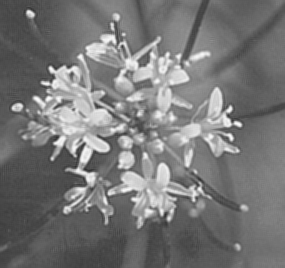
%> input picture 4 FastFourierTransform Pseudocolor and Color Segmentation/flower.pgm, 285 x 268 px
$ octave pseudocolor.m   (GNU Octave 9; MATLAB toolbox functions it lacks are replaced by stand-ins)
%> lines starting %> are read from the running program, lines starting %| are printed output that depends on the picture
clear
clc

myimage=double(imread('flower.pgm'));
%> myimage: size 268x285 double; min 45, max 253, mean 118.7; mean of the top-left, top-right, bottom-left and bottom-right quarters 126.8, 124.9, 103.1, 120
imshow(myimage)

[row,col]=size(myimage);
%> row = 268; col = 285
RGB=zeros(row,col,3);%create RGB image
R=RGB(:,:,1);%set R channel
G=RGB(:,:,2);%set G channel
B=RGB(:,:,3);%set B channel
%[red, blue, green, yellow, orange, purple, brown, black]
for i=1:row
    for j=1:col
        if 0<=myimage(i,j) && myimage(i,j)<round(255/8)*1
            %black
        elseif round(255/8)*1<=myimage(i,j) && myimage(i,j)<round(255/8)*2
            R(i,j)=0.6471; G(i,j)=0.1647; B(i,j)=0.1647;%brown
        elseif round(255/8)*2<=myimage(i,j) && myimage(i,j)<round(255/8)*3
            R(i,j)=1; B(i,j)=1;%purple
        elseif round(255/8)*3<=myimage(i,j) && myimage(i,j)<round(255/8)*4
            R(i,j)=1; G(i,j)=0.6471;%orange
        elseif round(255/8)*4<=myimage(i,j) && myimage(i,j)<round(255/8)*5
            R(i,j)=1; G(i,j)=1;%yellow
        elseif round(255/8)*5<=myimage(i,j) && myimage(i,j)<round(255/8)*6
            G(i,j)=1;%green
        elseif round(255/8)*6<=myimage(i,j) && myimage(i,j)<round(255/8)*7
            B(i,j)=1;%blue
        elseif round(255/8)*7<=myimage(i,j)
            R(i,j)=1;%red
        end
    end
end
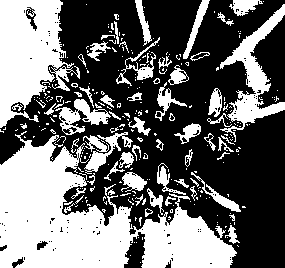
%> B: size 268x285 double; min 0, max 1, mean 0.427
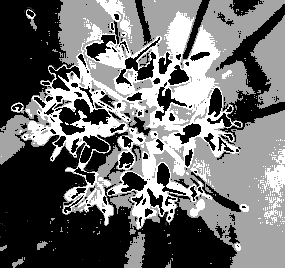
%> G: size 268x285 double; min 0, max 1, mean 0.429
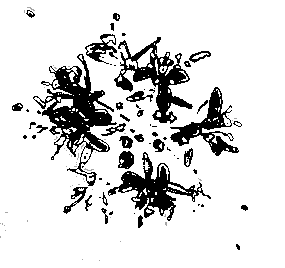
%> R: size 268x285 double; min 0, max 1, mean 0.852
IMG=cat(3,R,G,B);%recombine 3 channels
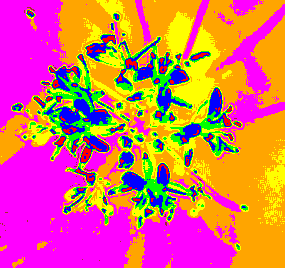
%> IMG: size 268x285x3 double; mean R, G, B 0.852, 0.429, 0.427
imshow(IMG)
% [8 lines of commented-out code are left out]

$ run again, with 4 FastFourierTransform Pseudocolor and Color Segmentation/swan.pgm copied over 4 FastFourierTransform Pseudocolor and Color Segmentation/flower.pgm
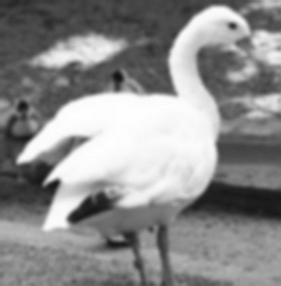
%> input picture 4 FastFourierTransform Pseudocolor and Color Segmentation/swan.pgm, 281 x 286 px
%> after the loop `for i=1:row`:
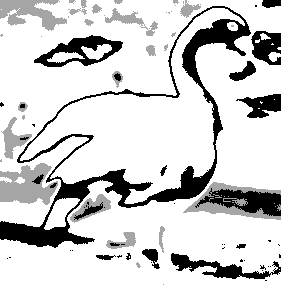
%> R: size 286x281 double; min 0, max 1, mean 0.815
%> `IMG=cat(3,R,G,B);`:
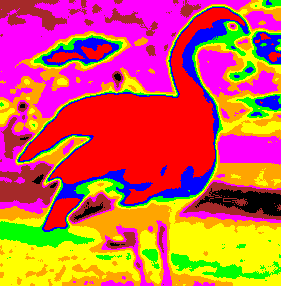
%> IMG: size 286x281x3 double; mean R, G, B 0.815, 0.365, 0.313
